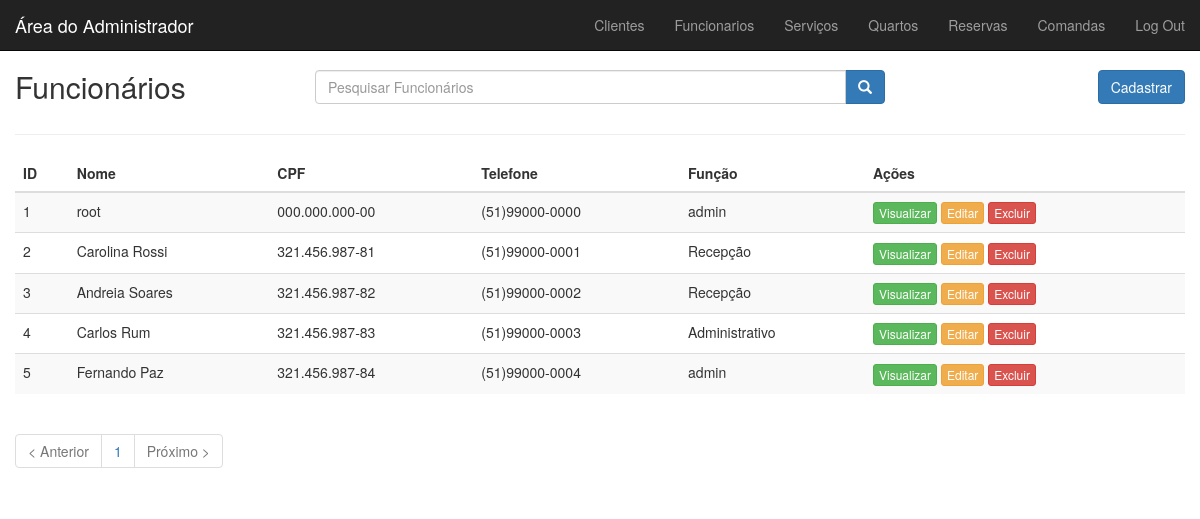
/view/telas/index_funcionario.php (signed in), run on the app's committed database.
### tables this page shows
CREATE TABLE funcionario (
     id         INTEGER PRIMARY KEY AUTO_INCREMENT
    ,nome       VARCHAR(50) NOT NULL
    ,funcao     VARCHAR(50) NOT NULL
    ,cpf        VARCHAR(15) UNIQUE NOT NULL
    ,rg         VARCHAR(13) UNIQUE NOT NULL
    ,celular    VARCHAR(15) NOT NULL
    ,salario    DECIMAL NOT NULL
    ,admissao   DATE NOT NULL
    ,demissao   DATE
    ,endereco   VARCHAR(100) NOT NULL
    ,login      VARCHAR(100) UNIQUE NOT NULL
    ,senha      VARCHAR(100) NOT NULL
    ,eh_admin   BOOLEAN NOT NULL 
);

### model/Funcionario.php (called while the page is built, shortened)
<?php
    class Funcionario {
        private $id;
        private $nome;
        private $funcao;
        private $cpf;
        private $celular;
        public function getId(){
            return $this->id;
        }
        public function setId($_id){
            $this->id = $_id;
        }
        public function getNome(){
            return $this->nome;
        }
        public function setNome($_nome){
            $this->nome = $_nome;
        }
        public function getFuncao(){
            return $this->funcao;
        }
        public function setFuncao($_funcao){
            $this->funcao = $_funcao;
        }
        public function getCpf(){
            return $this->cpf;
        }
        public function setCpf($_cpf){
            $this->cpf = $_cpf;
        }
        public function getCelular(){
            return $this->celular;
        }
        public function setCelular($_celular){
            $this->celular = $_celular;
        }
    }
?>

### persistencia/FuncionarioPersistencia.php (called while the page is built, shortened)
<?php
	require_once '../../model/Funcionario.php';
	class FuncionarioPersistencia{
		public function selectAll(){
			$banco = new Banco();
			$banco->abrirConexao();
			$conn = $banco->getConexao();
			$sql = "select*from funcionario";
			$result = mysqli_query($conn,$sql);
			$funcionarios=array();
			if (mysqli_num_rows($result) > 0) {
   				 while($linha = mysqli_fetch_assoc($result)) {
					$funcionario = new Funcionario($linha['nome'],$linha['funcao'],$linha['cpf'],$linha['rg'],$linha['celular'],$linha['salario'],$linha['admissao'],$linha['demissao'],$linha['endereco'],$linha['login'],$linha['senha'],$linha['eh_admin']);
				 $funcionario->setId($linha['id']);
				 array_push($funcionarios, $funcionario);
				}
			}else{
			}
			return $funcionarios;
		}
	}
?>

### controller/FuncionarioControle.php (called while the page is built, shortened)
<?php
	require_once '../../persistencia/FuncionarioPersistencia.php';
	class FuncionarioControle{
		private $funcPers;
		public function FuncionarioControle(){
			$this->funcPers = new FuncionarioPersistencia();
		}
		public function selectAll(){
			return $this->funcPers->selectAll();
		}
	}
?>

### view/telas/index_funcionario.php (the view, shortened to what this page needs)
<?php
	require_once '../../model/funcionario.php';
	require_once '../../controller/FuncionarioControle.php';
	function listar($ini,$fim,$total){
 		for ($i=$ini ; $i<$fim;$i++) {
					$id = $total[$i]->getId();
	 				echo "<tr>
						<td>" . $total[$i]->getId() . "</td>".
						"<td>". $total[$i]->getNome() ."</td>".
						"<td>". $total[$i]->getCpf() ."</td>".
						"<td>". $total[$i]->getCelular() ."</td>".
						"<td>". $total[$i]->getFuncao() ."</td>".
						"<td class=\"actions\">
						<a class=\"btn btn-success btn-xs\" href=\"view_funcionario.php?id=$id\" value=\"$id\">Visualizar</a>
						<a class=\"btn btn-warning btn-xs\" href=\"edit_funcionario.php?id=$id\" value=\"$id\">Editar</a>
						<a href=\"modal_funcionario.php?id=$id\" class=\"btn btn-danger btn-xs\" data-toggle=\"modal\" data-target=\"#delete-modal\" name='excluir'>Excluir</a>
						</td>
					</tr>";
    			}
 	}
 	$controle = new FuncionarioControle();
echo "<!DOCTYPE html>
<html lang=\"pt-br\">
<head>
 <meta charset=\"utf-8\">
 <meta http-equiv=\"X-UA-Compatible\" content=\"IE=edge\">
 <meta name=\"viewport\" content=\"width=device-width, initial-scale=1\">
 <link href=\"../vendor/bootstrap/css2/bootstrap.min.css\" rel=\"stylesheet\">
 <link href=\"../vendor/bootstrap/css2/style.css\" rel=\"stylesheet\">
</head>
<body>
 <div id=\"main\" class=\"container-fluid\" style=\"margin-top: 50px\">
 	<div id=\"top\" class=\"row\">
		<div class=\"col-sm-3\">
			<h2>Funcionários</h2>
		</div>
		<div class=\"col-sm-6\">
			<form action=\"index_funcionario.php\" method=\"post\">
			<div class=\"input-group h2\">
				<input name=\"nome_pesq\" class=\"form-control\" type=\"text\" placeholder=\"Pesquisar Funcionários\">
				<span class=\"input-group-btn\">
					<button class=\"btn btn-primary\" type=\"submit\" name=\"pesquisar\">
						<span class=\"glyphicon glyphicon-search\"></span>
					</button>
				</span>
			</div>
			</form>
		</div>
		<div class=\"col-sm-3\">
			<a href=\"add_funcionario.php\" class=\"btn btn-primary pull-right h2\">Cadastrar</a>
		</div>
	</div> ";
if (isset($_POST['pesquisar'])) {
	$nome_pesq = $_POST['nome_pesq'];
		echo "<div class=\"row\">
		<div class=\"col-sm-3\">
			<p>Mostrando Resultados da pesquisa: $nome_pesq <p>
		</div>
		<div class=\"col-sm-3\">
			<a href=\"index_funcionario.php?clean\"><button type=\"button\" class=\"btn btn-danger btn-xs\" name=\"clean\">
  				<span class=\"glyphicon glyphicon-remove\" aria-hidden=\"true\"></span>
			</button></a>
			</div>
		</div>
			";
    	$resul = $controle->selectFromName($nome_pesq);
    }else{
    	$resul = $controle->selectAll();
    }
	$max = 10;
    $total = sizeof($resul);
    $pag = ceil($total/$max);
   	$pagina = (isset($_GET['pagina']))? $_GET['pagina'] : 1;
 	$ini = ($max*$pagina)-$max;
	$fim = $ini+$max;
	if($fim > $total){
		$fim = $total;
	}
 echo"	<hr />
 	<div id=\"list\" class=\"row\">
	<div class=\"table-responsive col-md-12\">
		<table class=\"table table-striped\" cellspacing=\"0\" cellpadding=\"0\">
			<thead>
				<tr>
					<th>ID</th>
					<th>Nome</th>
					<th>CPF</th>
					<th>Telefone</th>
					<th>Função</th>
					<th class=\"actions\">Ações</th>
				</tr>
			<tbody>";
	listar($ini,$fim,$resul);
echo "</tbody>
		</table>
	</div>
	</div>
	<div id=\"bottom\" class=\"row\">
		<div class=\"col-md-12\">
			<ul class=\"pagination\">";
if ($pagina <=1) {
	echo "<li class=\"disabled\"><a>&lt; Anterior</a></li>";
}else{
	$aux = $pagina-1;
	echo "<li class=\"\"><a href='index_funcionario.php?pagina=$aux'>&lt; Anterior</a></li>";
}
for ($i=1; $i < $pag+1; $i++) {
	echo"	<li class=\"\"><a href='index_funcionario.php?pagina=$i' >$i</a></li>";
}
if ($pagina < $pag) {
	$aux = $pagina+1;
	echo "<li class=\"next\"><a href=\"index_funcionario.php?pagina=$aux\" rel=\"next\">Próximo &gt;</a></li>";
}else{
	echo "<li class=\"next disabled\"><a rel=\"next\">Próximo &gt;</a></li>";
}
echo"	</ul>
		</div>
	</div>
 </div>
<div class=\"modal fade\" id=\"delete-modal\" tabindex=\"-1\" role=\"dialog\" aria-labelledby=\"modalLabel\">
  <div class=\"modal-dialog\" role=\"document\">
    <div class=\"modal-content\">
      </div>
  </div>
  </div>
 <script src=\"../vendor/jquery/jquery.min.js\"></script>
 <script src=\"../vendor/bootstrap/js/bootstrap.min.js\"></script>
 <script src=\"https://ajax.googleapis.com/ajax/libs/jquery/1.11.3/jquery.min.js\"></script>
<script src=\"https://maxcdn.bootstrapcdn.com/bootstrap/3.3.5/js/bootstrap.min.js\"></script>
</body>
</html>";
?>

### data on the page
funcionario: id "1", nome "root", cpf "000.000.000-00", celular "(51)99000-0000", funcao "admin"
funcionario: id "2", nome "Carolina Rossi", cpf "321.456.987-81", celular "(51)99000-0001", funcao "Recepção"
funcionario: id "3", nome "Andreia Soares", cpf "321.456.987-82", celular "(51)99000-0002", funcao "Recepção"
funcionario: id "4", nome "Carlos Rum", cpf "321.456.987-83", celular "(51)99000-0003", funcao "Administrativo"
funcionario: id "5", nome "Fernando Paz", cpf "321.456.987-84", celular "(51)99000-0004", funcao "admin"
